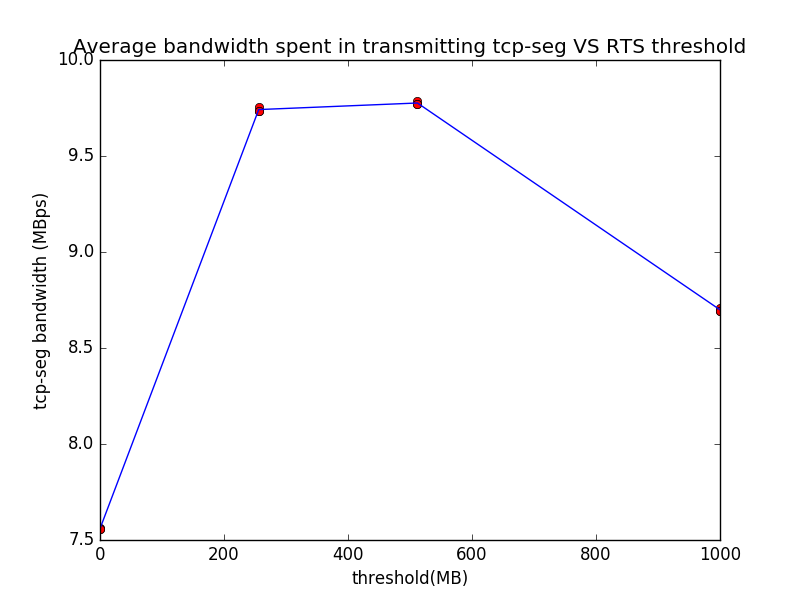

Here is the Python script that generated this plot:
import matplotlib.pyplot as plt
x=[]
x_row=[7.56315887451	,7.55657485962,7.55742294312]
x.append(x_row)
x_row=[9.75382919312	,9.73553604126,9.73612030029]
x.append(x_row)

x_row=[9.78686141968		,9.77068756104,9.77059692383]
x.append(x_row)

x_row=[8.70769073486,8.69438690186,8.69461914063]
x.append(x_row)


y=[0,256,512,1000]
print(x,y)
plt.plot([0,0,0],x[0],'ro')
plt.plot([256,256,256],x[1],'ro')
plt.plot([512,512,512],x[2],'ro')
plt.plot([1000,1000,1000],x[3],'ro')
plt.xlabel("threshold(MB)")
plt.ylabel("tcp-seg bandwidth (MBps)")
plt.title("Average bandwidth spent in transmitting tcp-seg VS RTS threshold")
x_row=[]
x_row.append(sum(x[0])/3)
x_row.append(sum(x[1])/3)
x_row.append(sum(x[2])/3)
x_row.append(sum(x[3])/3)
plt.plot(y,x_row)
# plt.axes([0,0,1000,1])

plt.show();
